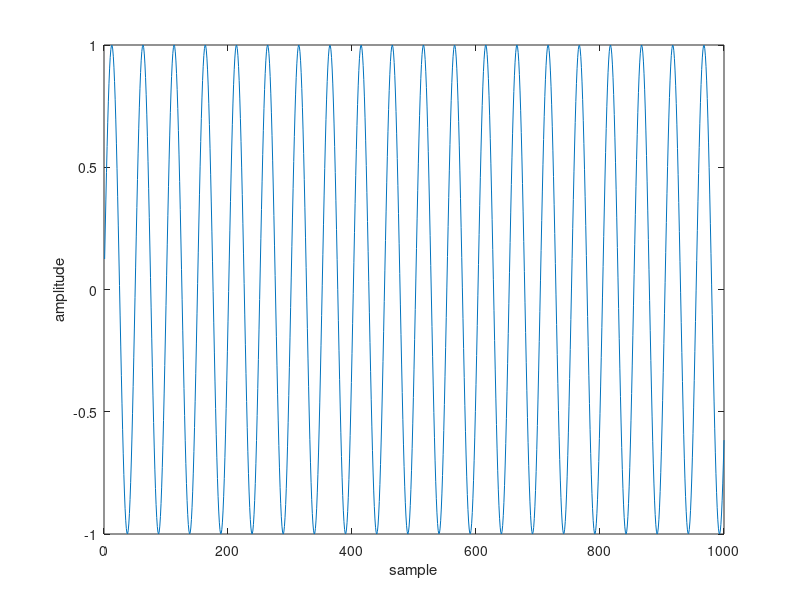
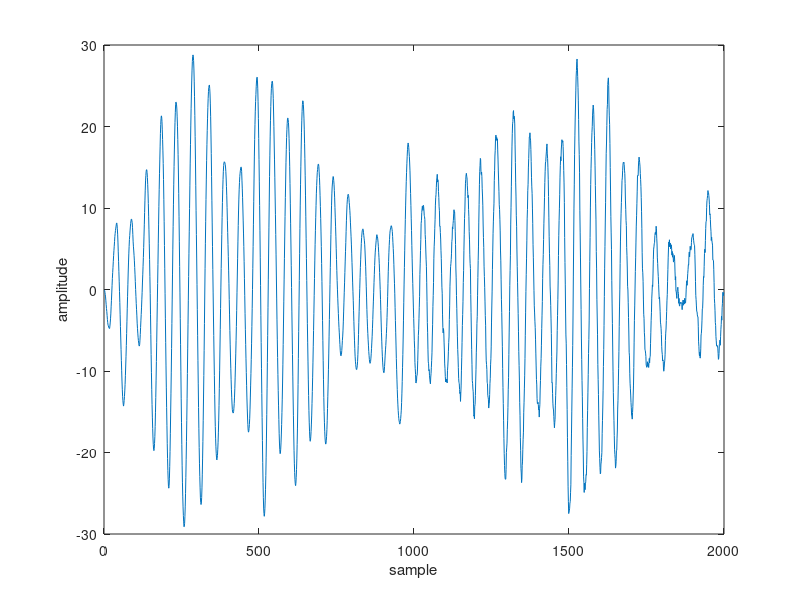
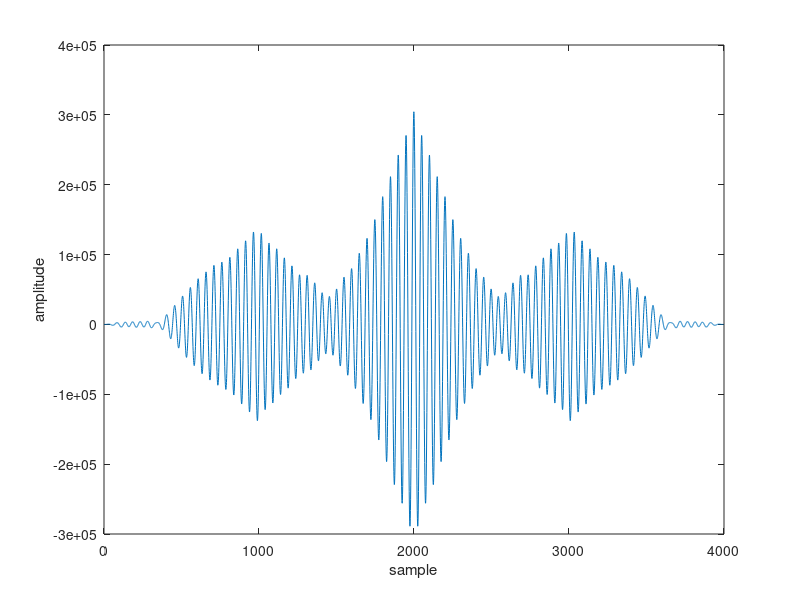
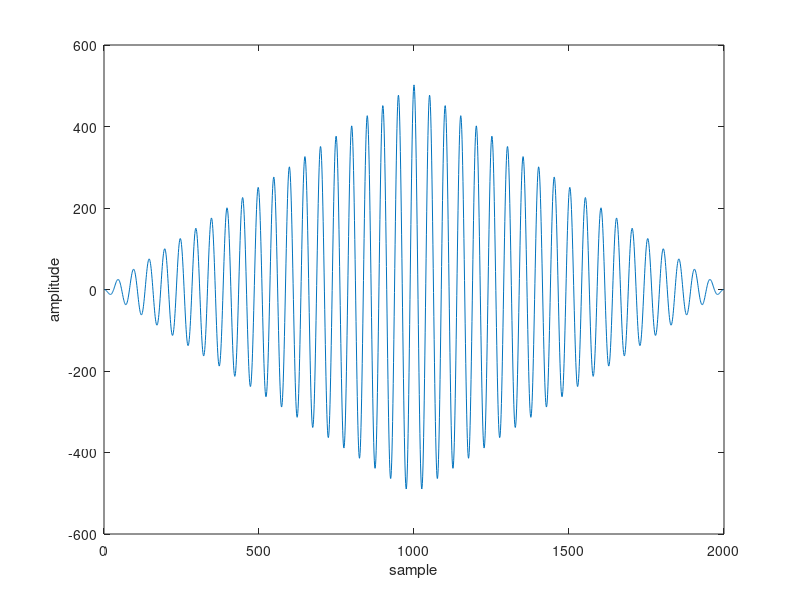

Here is the MATLAB script that generated these plots, in order:
%Number of points in impulse response

N = 1000;

%Impulse Response from point of source

H = randn(1,N);

%Signal from interfering source

x = (1:1:N);

figure(1);

y = sin(x/8);

plot(y);
xlabel sample
ylabel amplitude

%Send the unknown signal through the channel

detectedSignal = conv(y,H);

%Plot detected signal

figure(2);

plot(detectedSignal);
xlabel sample
ylabel amplitude


%Autocorrelation of detected signal

flipped = fliplr(detectedSignal);


%Find the autocorrelation function (signal convolved with it's time
%reversal)

autocor = conv(detectedSignal, flipped);

%plot autocorrelation function

figure(3);

plot(autocor);
xlabel sample
ylabel amplitude

%Autocorrelation of detected signal

flipped2 = fliplr(y);


%Find the autocorrelation function (signal convolved with it's time
%reversal)

autocor2 = conv(y, flipped2);

figure(4);

plot(autocor2);
xlabel sample
ylabel amplitude

%AWGN

snr = 2;

yAWGN = awgn(y,snr);

%Plot AWGN signal

figure(5);

plot(yAWGN);

xlabel sample
ylabel amplitude

%Autocorrelation of AWGN signal

flippedAWGN = fliplr(yAWGN);
autocorAWGN = conv(yAWGN, flippedAWGN);

%Plot autocorrelation of AWGN signal

figure(6);

plot(autocorAWGN);
xlabel sample
ylabel amplitude
